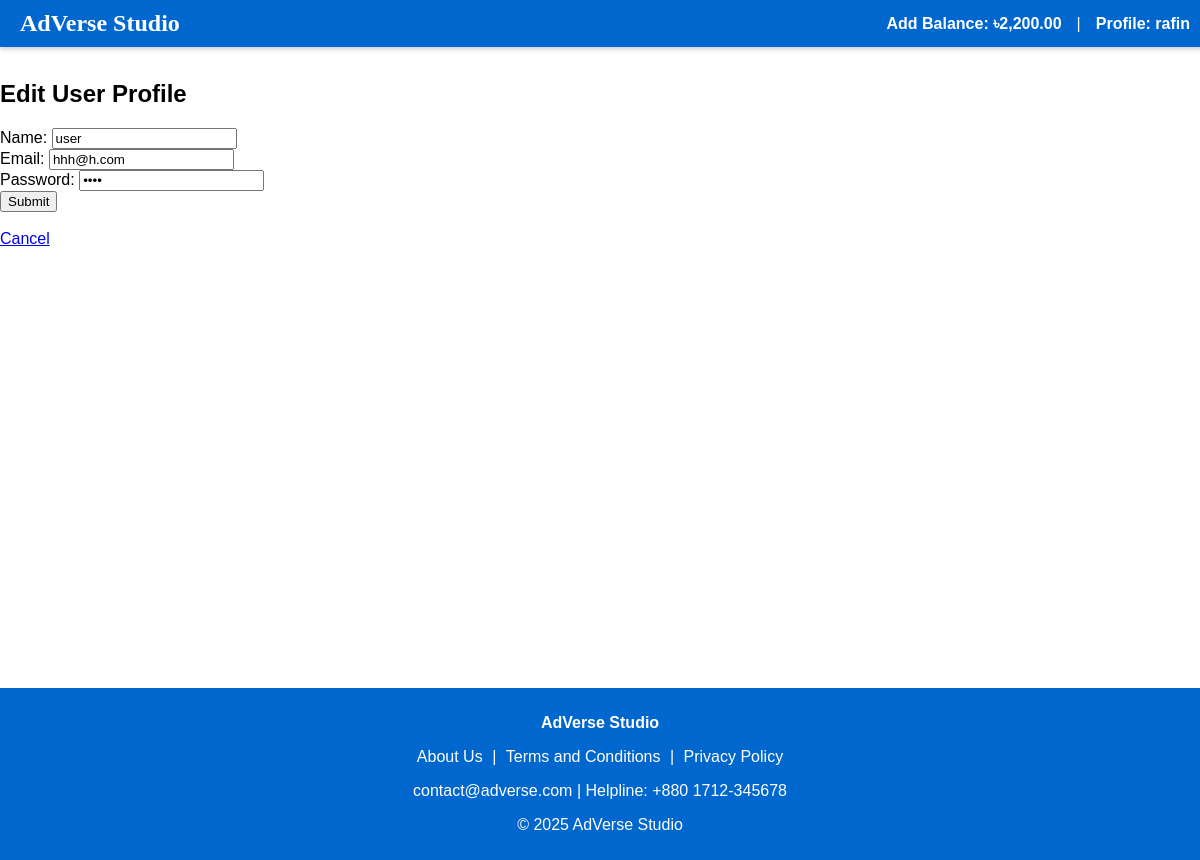
The app's page /view/edit.php?id=10 (signed in), older data.
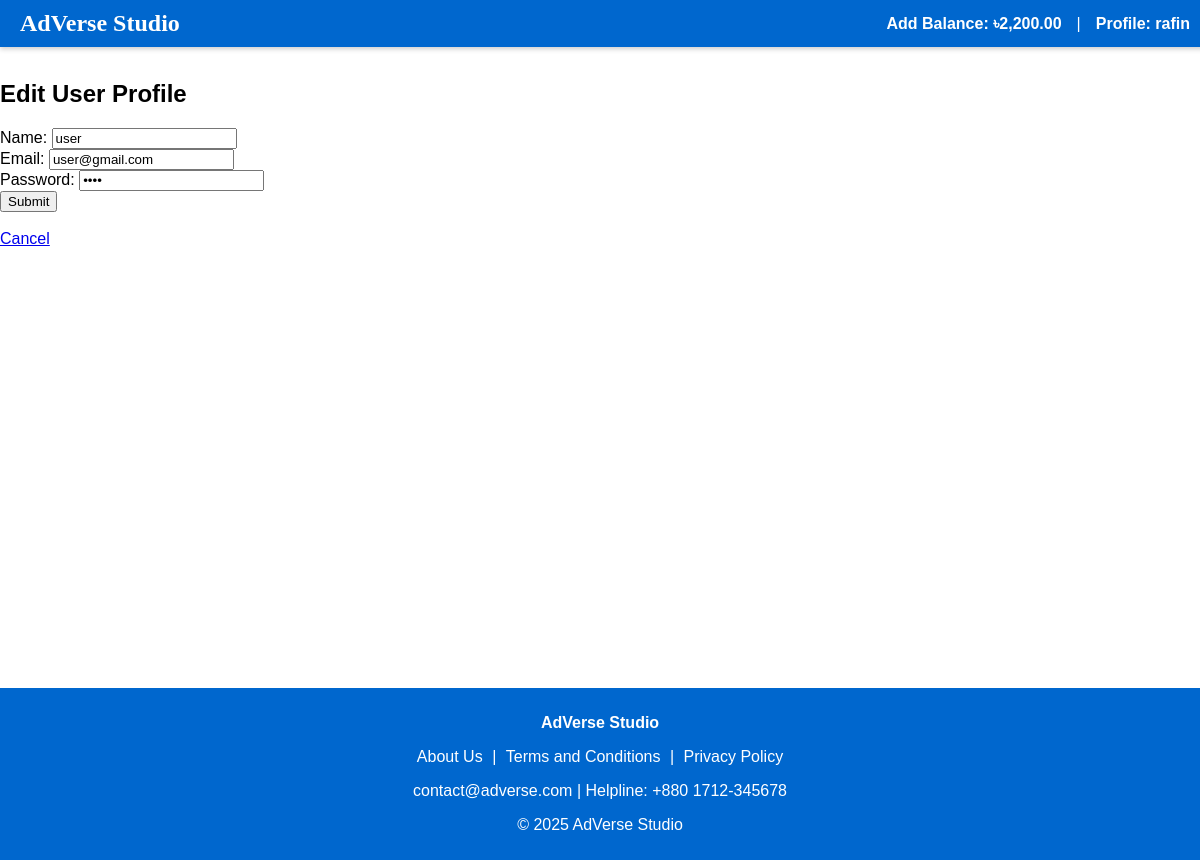
The same page, newer data.
### tables this page shows
CREATE TABLE `users` (
  `id` int(100) NOT NULL,
  `username` varchar(50) NOT NULL,
  `email` varchar(50) NOT NULL,
  `password` varchar(50) NOT NULL,
  `account_type` varchar(30) NOT NULL,
  `question` varchar(200) NOT NULL,
  `answer` varchar(100) NOT NULL,
  `balance` int(11) DEFAULT 0,
  `accepted_terms` tinyint(1) NOT NULL DEFAULT 0
);

### model/userModel.php (called while the page is built, shortened)
<?php
    function getConnection(){
        $con = mysqli_connect('127.0.0.1', 'root', '', 'testing_project');
        return $con;
    }
    function getUser($id){
        $con = getConnection();
        $sql = "select * from users where id='{$id}'";
        $result = mysqli_query($con, $sql);
        $row = mysqli_fetch_assoc($result);
        return $row;
    }
    function includeTopBar()
    {
        include '../view/topbar.php';
    }
    function includeBottomBar()
    {
        include '../view/bottombar.php';
    }
?>

### view/edit.php (the view, shortened to what this page needs)
<?php
require_once('../model/userModel.php');
$user = getUser($_REQUEST['id']);
?>
<!DOCTYPE html>
<html lang="en">
<head>
    <main>
</head>
<body>
    <h2>Edit User Profile</h2>
    <form id="updateForm" onsubmit="submitForm(event)">
        Name:
        <input type="text" id="username" name="username" value="<?= htmlspecialchars($user['username']) ?>" onkeyup="validateUsername()" />
        <span id="usernameError" style="color: red;"></span><br>
        Email:
        <input type="email" id="email" name="email" value="<?= htmlspecialchars($user['email']) ?>" onkeyup="validateEmail()" />
        <span id="emailError" style="color: red;"></span><br>
        Password:
        <input type="password" id="password" name="password" value="<?= htmlspecialchars($user['password']) ?>" onkeyup="validatePassword()" />
        <span id="passwordError" style="color: red;"></span><br>
        <button type="submit">Submit</button>
    </form>
    <br>
    <a href="profile.php?id=<?= $_SESSION["user"]['id'] ?>">Cancel</a>
</body>
</html>

Row changes from the older to the newer data that the page shows:
changed users "user": email "hhh@h.com" → "user@gmail.com"
